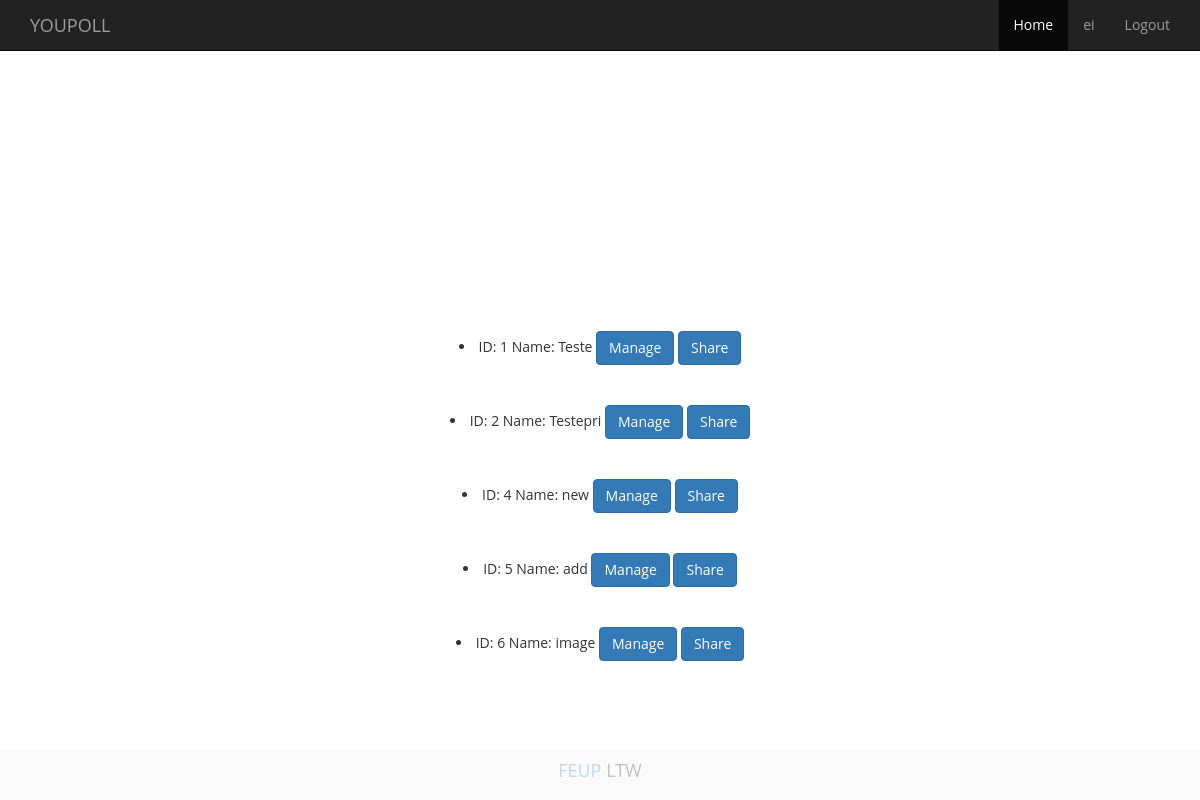
/profile_body.php (signed in), run on an earlier commit of the app's database.
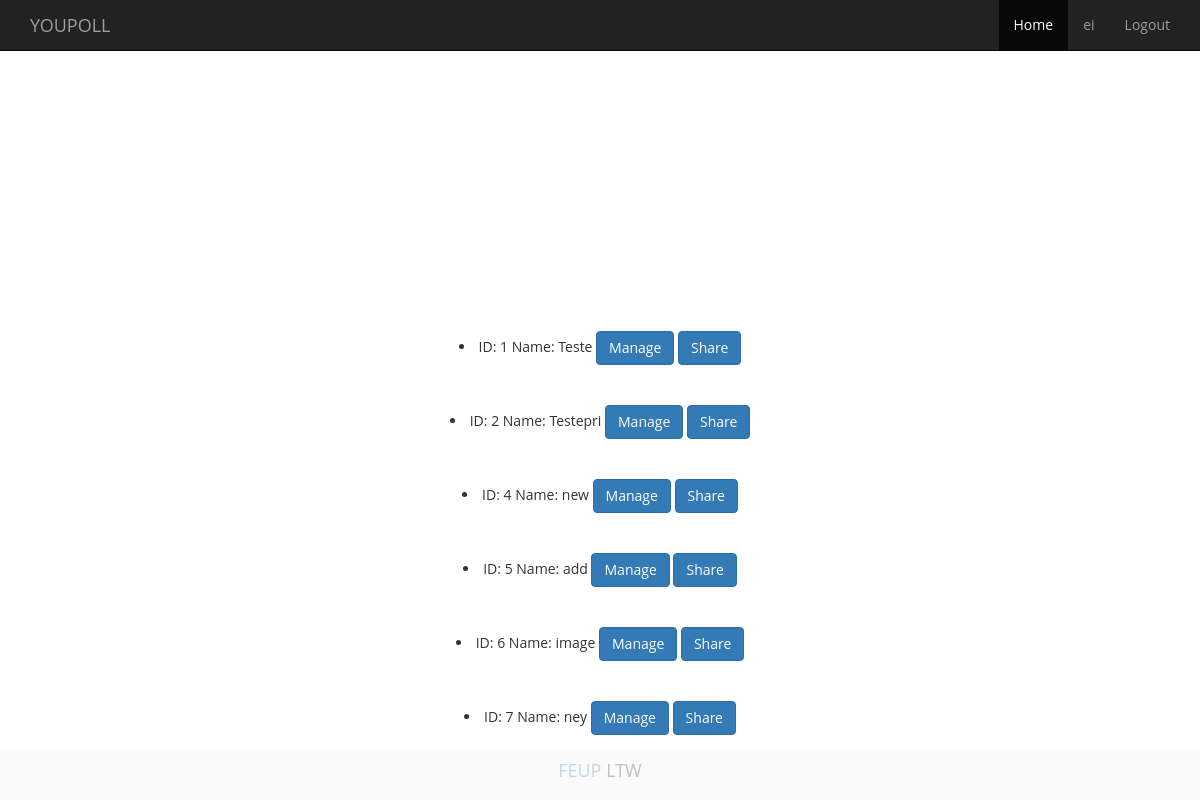
And on a later commit of the database.
### tables this page shows
CREATE TABLE Poll(
idPoll		INTEGER PRIMARY KEY AUTOINCREMENT,
idUser		INTEGER REFERENCES User(idUser) NOT NULL,
name 		TEXT UNIQUE NOT NULL,
image		TEXT NOT NULL,
private		INTEGER
);

### manage_body.php (the view, shortened to what this page needs)
<button type="button" class="btn btn-primary" data-idpoll= <?php echo $row['idPoll']; ?> data-private = <?php echo $row['private']; ?> data-poll= <?php echo $row['name']; ?> data-toggle="modal" data-target="#manageModal" >Manage</button>

### templates/header.php (shortened to what this page needs)
<!DOCTYPE html>
<html>
<head>
  <link rel="stylesheet" href="https://maxcdn.bootstrapcdn.com/bootstrap/3.3.1/css/bootstrap.min.css">
  <link rel="stylesheet" href="http://netdna.bootstrapcdn.com/font-awesome/4.0.3/css/font-awesome.min.css" />
  <link rel="stylesheet" href="templates/menustyle.css" type="text/css">
  <link rel="stylesheet" href="templates/style.css" type="text/css">
</head>
<body>
  <div class = "navbar navbar-inverse navbar-static-top">
    <div class= "container">
      <a href="index.php" class= "navbar-brand">YOUPOLL</a>
      <div class="collapse navbar-collapse navHeaderCollapse">
        <ul class ="nav navbar-nav navbar-right">
        <li class="active">
          <a href="index.php">Home</a>
        </li>
        <?php session_start();
            if(isset($_SESSION['username'])){ ?>
            <li><a href='profile_body.php'> <?php echo $_SESSION['username']; ?> </a></li>
            <li><a href='logout.php'>Logout</a></li>
        <?php } ?>
        </ul>
    </div>
  </div>
</div>

### profile_body.php
<?php include_once('templates/header.php'); ?>
        <div id = "profile">
          <?php include_once('profile.php'); ?>
        </div>
<?php include_once('templates/footer.php'); ?>

### profile.php (shortened to what this page needs)
<?php
if(isset($_SESSION['username'])){
  $db = new PDO('sqlite:db/dataBase.db');
  $ans = $db->prepare('SELECT * FROM User WHERE user = ?');
  $ans->execute(array($_SESSION['username']));
  $row = $ans->fetch();
  $idUser = $row['idUser'];
  $stmt = $db->prepare('SELECT * FROM Poll WHERE idUser = ?');
  $stmt->execute(array($idUser));
  if(!($row = $stmt->fetch())){ ?>
    <li> <p> You have no created polls </p> </li>
  <?php }
  else{ ?>
    <li> <?php echo "ID:   ". $row['idPoll']. "            Name:      ".$row['name']; ?> <?php require('manage_body.php'); ?>    <?php require('share_popup.php'); ?></li><br><br>
    <?php
  }
  while($row = $stmt->fetch()){ ?>
    <li> <?php echo "ID:   ". $row['idPoll']. "            Name:      ".$row['name']; ?> <?php require('manage_body.php'); ?>  <?php require('share_popup.php'); ?></li><br><br>
      <?php  }
}
?>

### share_popup.php (shortened to what this page needs)
<?php
$rep = strrchr($_SERVER['REQUEST_URI'],'/');
$uri =$_SERVER['REQUEST_URI'];
$path = str_replace($rep,"/vote_poll_body.php?poll=".$row['name'],$uri);
$url = $_SERVER['SERVER_NAME'].$path;
?>
<button type="button" class="btn btn-primary" data-toggle="modal" data-target="#shareModal" data-poll=<?php echo $row['name']; ?> data-url=<?php echo $url; ?> >Share</button>

### templates/footer.php
<div id = "developed" class = "navbar navbar-fixed-bottom">
			<div class = "container">
				<h4><a href="fe.up.pt">FEUP</a> LTW</h4>
			</div>
</div>
</body>
</html>

### templates/style.css (style rules this page uses)
body { padding: 0px 0px; font-family: 'Open Sans', sans-serif; font:'Open Sans', sans-serif; text-align: center; background-image: url("knot.jpg"); background-repeat: repeat }
#profile { margin-top: 20em; }
#developed { background: #eee; opacity: 0.3; }

What changed in the data, as far as the page shows it:
added poll: idPoll "7", name "ney"
